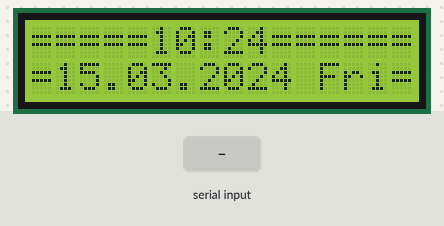
Recording of a sketch running on a simulated Arduino Uno, built with avr-gcc and run on an emulated ATmega328P. Parts: 16×2 character LCD. Inputs (shaded band) come from the test bench. The local clock reads 2024-03-15 10:24:30 at power-on unless the sketch sets it; storage starts empty; what the sketch prints to the serial monitor is not drawn.

Above: at 1.2 s.
1.3 s: byte 1 (1) received over Serial
At 2.7 s:
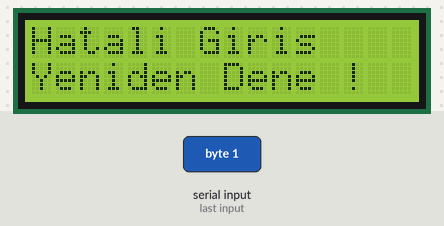
3.0 s: byte 2 (2) received over Serial
At 5.6 s:
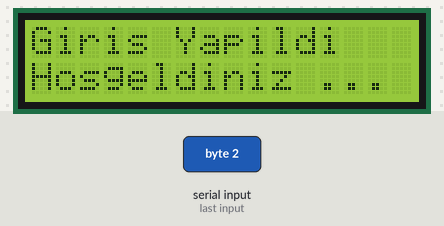
6.0 s: byte 3 (3) received over Serial
At 8.5 s:
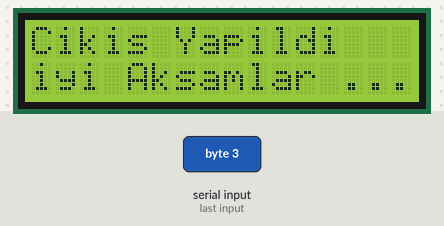
9.0 s: byte 4 (4) received over Serial
At 12.3 s:
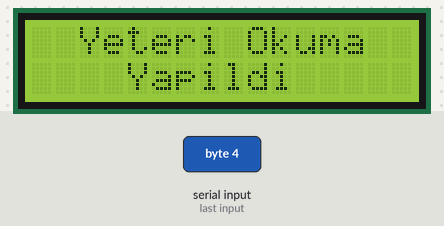
Timing chart, 0 to 13.8 s (numbered marks = the images above; inputs shaded):
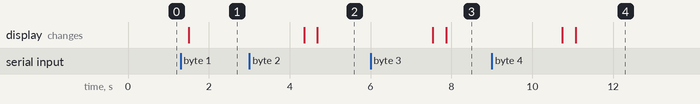

The sketch:

main-code.ino
```cpp
#include <SPI.h> // SPI Haberleşmesi Kütüphanesi
#include  <SD.h> // SD Kart Kütüphanesi
#include <DS3231.h>  // RTC Kütüphanesi Dahil Edildi
#include <Wire.h>   // Gerekli Kütüphaneler Tanımlandı

#include <LiquidCrystal_I2C.h> // I2C LCD Kütüphanesi
LiquidCrystal_I2C lcd(0x27,16,2); // LCD Nesnesi Tanımlandı (Adres,Satır,Sutun)

 /* RTC Pin*/
#define SDA 20
#define SCL 21

DS3231  rtc(SDA,SCL);  // RTC Nesnesi

Time  t; // Gerçek Zaman Değerine Ulaşmak İçin Gerekli bir nesne tanımlaması

/* RTC Değerleri */
int Saat;
int Dakika;
int Gun;

/* LCD Ekranında Düzgün Saat Bilgisi Basabilmek için gerekli değişkenler */
int SaatOnlar=0;
int SaatBirler=0;
int DakikaOnlar=0;
int DakikaBirler=0;

/*Haberleşme Değişkenleri */
int GelenData=0;

/*Dosya İşlemleri*/
File myFile; // Dosya Nesnesi
const int chipSelect=53; // SD Kart Pini

/* Çalışma Saati Değişkenleri */

unsigned int ilkSaat=0;
unsigned int sonSaat=0;
unsigned int totalSaat=0;

unsigned int ilkDakika=0;
unsigned int sonDakika=0;
unsigned int totalDakika=0;

unsigned int ilkSaniye=0;
unsigned int sonSaniye=0;
unsigned int totalSaniye=0;

unsigned int ilkGun=0;
unsigned int sonGun=0;
unsigned int totalGun=0;

unsigned int ilkAy=0;
unsigned int sonAy=0;
unsigned int totalAy=0;

unsigned int ilkYil=0;
unsigned int sonYil=0;
unsigned int totalYil=0;


void setup()
{

  Serial.begin(9600); // Seri Port Baud Rate

 /*LCD Başlangıç Ayarları*/
 lcd.begin();
 lcd.home();
 lcd.backlight(); // Arka Plan Işığını Yak.


      /* RTC Ayarları*/
   rtc.begin(); // RTC Başlatıldı
   //rtc.setDOW(7);               //  BU günü pazartesi olarak ayarladık
  //rtc.setTime(14, 1, 0);       //  saati 12:00:00 şeklinde ayarladık
  //rtc.setDate(21, 04, 2020);   // Tarihi 1/1/2014 olarak ayarladık

  if(!SD.begin(chipSelect))  // SD Kart Yüklenmezse Sonsuz Döngü ile Kilitle
  {
    Serial.println("Yukleme Basarisiz");
    while(1);
  }

}


void loop()
{

  t = rtc.getTime(); // Saat Bilgisi Alabilmek için Nesne Tanımlaması gibi bişi

  Saat=(int)t.hour; // Saat Bilgisini Değişkene ata
  Dakika=(int)t.min; // Dakika Bilgisini Değişkene Ata


  /* LCD Ekrana Düzgün Basabilmek İçin Gerekli Matematiksel İşlemler */
  SaatOnlar = Saat / 10;
  SaatBirler = Saat % 10;
  DakikaOnlar = Dakika / 10;
  DakikaBirler = Dakika%10;

  /* LCD Ekranda Sürekli Basılı Olmasını İstediklerim */
  lcd.clear();
  lcd.setCursor(0,0);
  lcd.print("=====");
  lcd.setCursor(5,0);
  lcd.print(SaatOnlar);
  lcd.setCursor(6,0);
  lcd.print(SaatBirler);
  lcd.setCursor(7,0);
  lcd.print(":");
  lcd.setCursor(8,0);
  lcd.print(DakikaOnlar);
  lcd.setCursor(9,0);
  lcd.print(DakikaBirler);
  lcd.setCursor(10,0);
  lcd.print("======");
  lcd.setCursor(0,1);
  lcd.print("=");
  lcd.setCursor(1,1);
  lcd.print(rtc.getDateStr());
  lcd.setCursor(12,1);
  lcd.print(rtc.getDOWStr(FORMAT_SHORT));
  lcd.setCursor(15,1);
  lcd.print("=");
  delay(300);

/* UART Haberleşmesi Üzerinden Veri Alınan Kısım*/
    while(Serial.available()>0)
  {
    GelenData = Serial.read();
    Serial.println (GelenData);
  }

  /* Hatalı Kart Okuması*/
  while(GelenData==1)
  {
    lcd.clear();
    lcd.setCursor(0,0);
    lcd.print("Hatali Giris");
    lcd.setCursor(0,1);
    lcd.print("Yeniden Dene !");
    delay(300);

    delay(2500);
    GelenData=0;
  }


   /* Başarılı Kart Okuması , Giriş*/
  while(GelenData==2)
  {
    lcd.clear();
    lcd.setCursor(0,0);
    lcd.print("Giris Yapildi");
    lcd.setCursor(0,1);
    lcd.print("Hosgeldiniz ...");
    delay(300);

  ilkSaat=(int)t.hour; // Saat Bilgisini Değişkene ata
  ilkDakika=(int)t.min; // Dakika Bilgisini Değişkene Ata
  ilkSaniye =(int)t.sec; // Saniye Bilgisini Değişkene Atamak

  ilkGun=(int)t.date;
  ilkAy=(int)t.mon;
  ilkYil=(int)t.year;

  delay(2500);
  GelenData=0;

}

      /* Başarılı Kart Okuması , Çıkış*/
    while(GelenData==3)
  {
    lcd.clear();
    lcd.setCursor(0,0);
    lcd.print("Cikis Yapildi");
    lcd.setCursor(0,1);
    lcd.print("iyi Aksamlar ...");
    delay(300);

  sonSaat=(int)t.hour; // Saat Bilgisini Değişkene ata
  sonDakika=(int)t.min; // Dakika Bilgisini Değişkene Ata
  sonSaniye =(int)t.sec; // Saniye Bilgisini Değişkene Atamak

  sonGun=(int)t.date;
  sonAy=(int)t.mon;
  sonYil=(int)t.year;

  totalGun=abs(sonGun-ilkGun);
  totalAy=abs(sonAy-ilkAy);
  totalYil=abs(sonYil-ilkYil);


  if((totalGun==0) & (totalAy==0) & (totalYil==0 ))
{

 myFile = SD.open("deneme.txt",FILE_WRITE);

  if(myFile)
  {
myFile.println("----------------------------------------------------------------------------------------------------------");
myFile.println("");
myFile.println("Ad = Mertcan");
myFile.println("Soyad = NANE");
myFile.println("Cinsiyet = Erkek");
myFile.println("TC Kimlik = 1234567890");
myFile.println("Telefon = 1234567890");
myFile.println("Meslek = Elektronik ve Haberlesme Mühendisi ");
myFile.print("Personel Cikis Saati = ");
myFile.print(sonSaat);
myFile.print(":");
myFile.print(sonDakika);
myFile.print(":");
myFile.println(sonSaniye);
myFile.print("Personel Giris Saati = ");
myFile.print(ilkSaat);
myFile.print(":");
myFile.print(ilkDakika);
myFile.print(":");
myFile.println(ilkSaniye);
myFile.print("Personel Calisma Saati = ");

totalSaat=abs(sonSaat-ilkSaat);
totalDakika=abs(sonDakika-ilkDakika);
totalSaniye=abs(sonSaniye-ilkSaniye);

myFile.print(totalSaat);
myFile.print(":");
myFile.print(totalDakika);
myFile.print(":");
myFile.println(totalSaniye);
myFile.println("");
myFile.print("                                                                              ");
myFile.print(rtc.getDateStr());
myFile.print("     ");
myFile.println(rtc.getDOWStr());
myFile.println("");
myFile.println("----------------------------------------------------------------------------------------------------------");

myFile.close();
}
}

delay(2500);
GelenData=0;

  }
/* Başarılı Giriş Ancak 2'den Fazla Okuma Yapılmıştır*/
    while(GelenData==4)
  {
    lcd.clear();
    lcd.setCursor(0,0);
    lcd.print("  Yeteri Okuma");
    lcd.setCursor(0,1);
    lcd.print("    Yapildi");
    delay(300);

    delay(2500);
    GelenData=0;
  }

}
```

Measured:
- after the input at 1.3 s, the display: changes after 0.21 s (image 1)
- after the input at 3.0 s, the display: first differs from a run without the input after 1.7 s (image 2)
- after the input at 6.0 s, the display: first differs from a run without the input after 1.9 s (image 3)
- after the input at 9.0 s, the display: first differs from a run without the input after 2.1 s (image 4)
